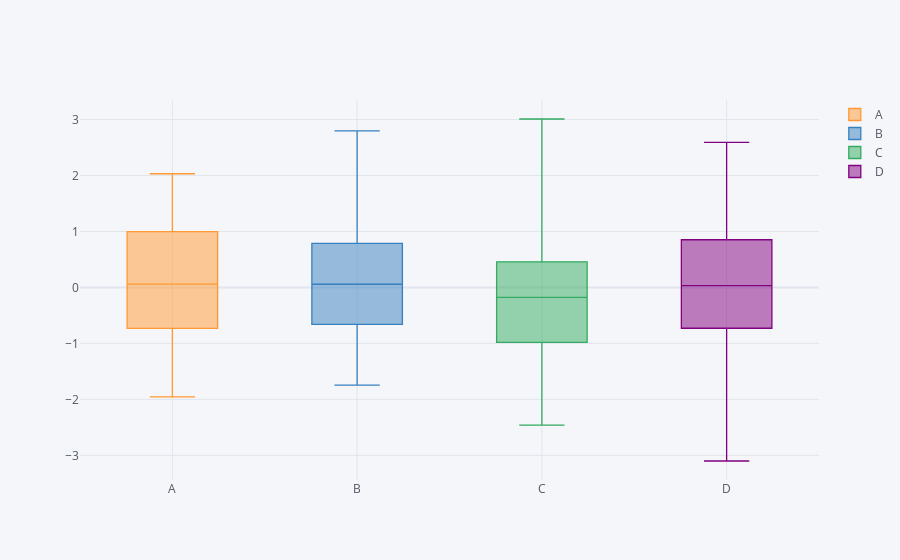

Write notebook code for a chart like this one.
### Markdown cell above
__Grafico de Boxplot__

### Code cell
df.iplot(kind='box')
